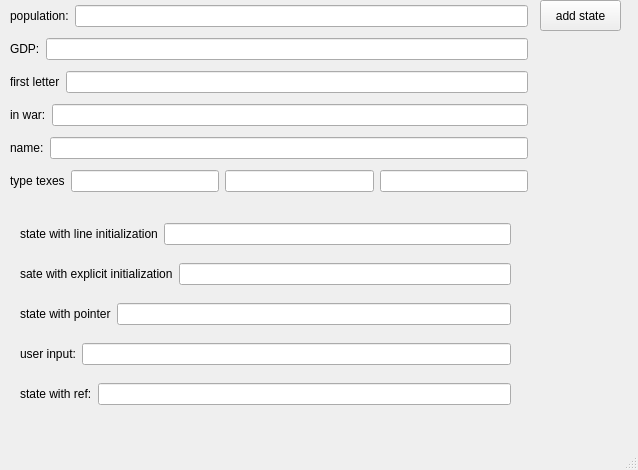
<?xml version="1.0" encoding="UTF-8"?>
<ui version="4.0">
 <class>MainWindow</class>
 <widget class="QMainWindow" name="MainWindow">
  <property name="geometry">
   <rect>
    <x>0</x>
    <y>0</y>
    <width>638</width>
    <height>470</height>
   </rect>
  </property>
  <property name="windowTitle">
   <string>MainWindow</string>
  </property>
  <widget class="QWidget" name="centralwidget">
   <widget class="QPushButton" name="addButton">
    <property name="geometry">
     <rect>
      <x>540</x>
      <y>0</y>
      <width>81</width>
      <height>31</height>
     </rect>
    </property>
    <property name="text">
     <string>add state</string>
    </property>
   </widget>
   <widget class="QWidget" name="layoutWidget">
    <property name="geometry">
     <rect>
      <x>20</x>
      <y>220</y>
      <width>491</width>
      <height>28</height>
     </rect>
    </property>
    <layout class="QHBoxLayout" name="horizontalLayout_7">
     <item>
      <widget class="QLabel" name="label_7">
       <property name="text">
        <string>state with line initialization</string>
       </property>
      </widget>
     </item>
     <item>
      <widget class="QLineEdit" name="resultLineEdit">
       <property name="readOnly">
        <bool>true</bool>
       </property>
      </widget>
     </item>
    </layout>
   </widget>
   <widget class="QWidget" name="layoutWidget">
    <property name="geometry">
     <rect>
      <x>20</x>
      <y>260</y>
      <width>491</width>
      <height>28</height>
     </rect>
    </property>
    <layout class="QHBoxLayout" name="horizontalLayout_8">
     <item>
      <widget class="QLabel" name="label_8">
       <property name="text">
        <string>sate with explicit initialization</string>
       </property>
      </widget>
     </item>
     <item>
      <widget class="QLineEdit" name="explicitEdit">
       <property name="readOnly">
        <bool>true</bool>
       </property>
      </widget>
     </item>
    </layout>
   </widget>
   <widget class="QWidget" name="layoutWidget">
    <property name="geometry">
     <rect>
      <x>10</x>
      <y>0</y>
      <width>518</width>
      <height>200</height>
     </rect>
    </property>
    <layout class="QVBoxLayout" name="verticalLayout">
     <item>
      <layout class="QHBoxLayout" name="horizontalLayout">
       <item>
        <widget class="QLabel" name="label">
         <property name="text">
          <string>population:</string>
         </property>
        </widget>
       </item>
       <item>
        <widget class="QLineEdit" name="populationEdit"/>
       </item>
      </layout>
     </item>
     <item>
      <layout class="QHBoxLayout" name="horizontalLayout_2">
       <item>
        <widget class="QLabel" name="label_2">
         <property name="text">
          <string>GDP:</string>
         </property>
        </widget>
       </item>
       <item>
        <widget class="QLineEdit" name="GDPEdit"/>
       </item>
      </layout>
     </item>
     <item>
      <layout class="QHBoxLayout" name="horizontalLayout_3">
       <item>
        <widget class="QLabel" name="label_3">
         <property name="text">
          <string>first letter</string>
         </property>
        </widget>
       </item>
       <item>
        <widget class="QLineEdit" name="firstLetterEdit"/>
       </item>
      </layout>
     </item>
     <item>
      <layout class="QHBoxLayout" name="horizontalLayout_4">
       <item>
        <widget class="QLabel" name="label_4">
         <property name="text">
          <string>in war:</string>
         </property>
        </widget>
       </item>
       <item>
        <widget class="QLineEdit" name="warEdit"/>
       </item>
      </layout>
     </item>
     <item>
      <layout class="QHBoxLayout" name="horizontalLayout_5">
       <item>
        <widget class="QLabel" name="label_5">
         <property name="text">
          <string>name:</string>
         </property>
        </widget>
       </item>
       <item>
        <widget class="QLineEdit" name="nameEdit"/>
       </item>
      </layout>
     </item>
     <item>
      <layout class="QHBoxLayout" name="horizontalLayout_6">
       <item>
        <widget class="QLabel" name="label_6">
         <property name="text">
          <string>type texes</string>
         </property>
        </widget>
       </item>
       <item>
        <widget class="QLineEdit" name="firstTaxEdit"/>
       </item>
       <item>
        <widget class="QLineEdit" name="secondTexEdit"/>
       </item>
       <item>
        <widget class="QLineEdit" name="thirdTaxEdit"/>
       </item>
      </layout>
     </item>
    </layout>
   </widget>
   <widget class="QWidget" name="">
    <property name="geometry">
     <rect>
      <x>20</x>
      <y>300</y>
      <width>491</width>
      <height>28</height>
     </rect>
    </property>
    <layout class="QHBoxLayout" name="horizontalLayout_9">
     <item>
      <widget class="QLabel" name="label_9">
       <property name="text">
        <string>state with pointer</string>
       </property>
      </widget>
     </item>
     <item>
      <widget class="QLineEdit" name="pointerEdit">
       <property name="readOnly">
        <bool>true</bool>
       </property>
      </widget>
     </item>
    </layout>
   </widget>
   <widget class="QWidget" name="">
    <property name="geometry">
     <rect>
      <x>20</x>
      <y>340</y>
      <width>491</width>
      <height>28</height>
     </rect>
    </property>
    <layout class="QHBoxLayout" name="horizontalLayout_10">
     <item>
      <widget class="QLabel" name="label_10">
       <property name="text">
        <string>user input:</string>
       </property>
      </widget>
     </item>
     <item>
      <widget class="QLineEdit" name="userEdit"/>
     </item>
    </layout>
   </widget>
   <widget class="QWidget" name="">
    <property name="geometry">
     <rect>
      <x>20</x>
      <y>380</y>
      <width>491</width>
      <height>28</height>
     </rect>
    </property>
    <layout class="QHBoxLayout" name="horizontalLayout_11">
     <item>
      <widget class="QLabel" name="label_11">
       <property name="text">
        <string>state with ref:</string>
       </property>
      </widget>
     </item>
     <item>
      <widget class="QLineEdit" name="refEdit"/>
     </item>
    </layout>
   </widget>
  </widget>
  <widget class="QMenuBar" name="menubar">
   <property name="geometry">
    <rect>
     <x>0</x>
     <y>0</y>
     <width>638</width>
     <height>23</height>
    </rect>
   </property>
  </widget>
  <widget class="QStatusBar" name="statusbar"/>
 </widget>
 <resources/>
 <connections/>
</ui>
